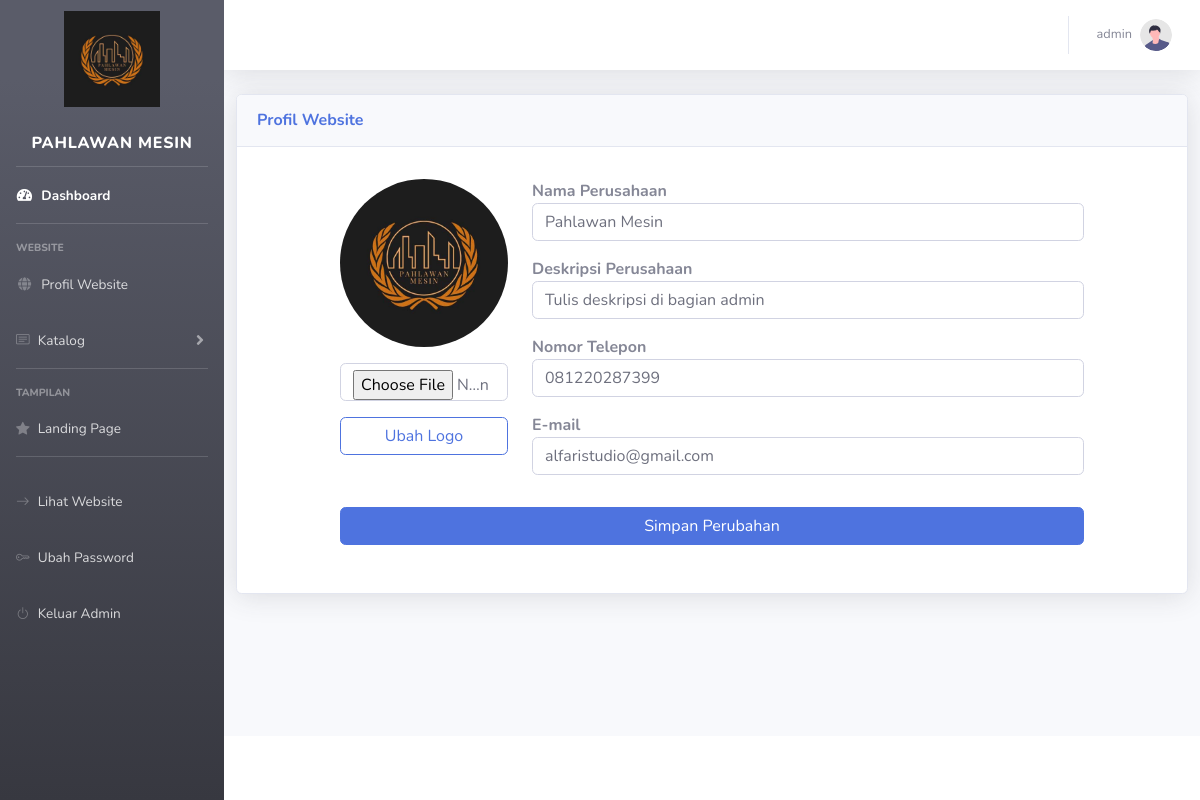
/admin/profile.php (signed in), run on the app's committed database.
### tables this page shows
CREATE TABLE `company` (
  `name` varchar(150) NOT NULL,
  `logo` varchar(100) DEFAULT NULL,
  `c_desc` varchar(1000) DEFAULT NULL,
  `nomor_telepon` bigint(20) NOT NULL,
  `email` varchar(100) DEFAULT NULL,
  `img` varchar(100) DEFAULT NULL,
  PRIMARY KEY (`name`)
);

### company_info.php (called while the page is built, shortened)
<?php
    $about = mysqli_query($conn, "SELECT * FROM company");
    while ($row = mysqli_fetch_array($about)){
        $company_name = $row['name'];
        $company_desc = $row['c_desc'];
        $company_logo = $row['logo'];
        $company_call = $row['nomor_telepon'];
        $company_email = $row['email'];
    }
?>

### admin/profile.php (the view, shortened to what this page needs)
<!DOCTYPE html>
<?php
    include "../config.php";
    include "../company_info.php";
?>
<html lang="en">
<?php
        include "mockup/head.php";
    ?>
<body id="page-top">
    <div id="wrapper">
    <?php
        include "mockup/sidebar.php";
    ?>
        <div id="content-wrapper" class="d-flex flex-column">
            <div id="content">
                <?php
                    include "mockup/navbar.php";
                ?>
                <div class="container-fluid">
                    <div class="row">
                        <div class="card shadow mb-4 w-100">
                                <div class="card-header py-3">
                                    <h6 class="m-0 font-weight-bold text-primary">Profil Website</h6>
                                </div>
                                <div class="card-body align-self-center">
                                <form method="POST" enctype="multipart/form-data">
                                <table class="table table-borderless">
                                <tbody>
                                    <tr>
                                        <td class="w-25">
                                            <div>
                                            <img src="../assets/image/website/logo/<?php echo $company_logo;?>"class="tumbnail w-100 rounded-circle">
                                            </div>
                                            <div class="mt-3">
                                                <input type="file" name="photo" class="form-control">
                                            </div>
                                            <div class="mt-3">
                                                <button name="btnFoto" class="btn btn-outline-primary w-100">Ubah Logo</button>
                                            </div>
                                        </td>
                                        <td class="align-self-center">
                                            <div style="font-weight: bold;">Nama Perusahaan</div>
                                            <div class="input-group flex-nowrap mb-3">
                                                <input type="text" name="companyName" class="form-control" value="<?php echo $company_name;?>" aria-describedby="addon-wrapping">
                                            </div>
                                            <div style="font-weight: bold;">Deskripsi Perusahaan</div>
                                            <div class="input-group flex-nowrap mb-3">
                                                <input type="text" name="companyDesc" class="form-control" value="<?php echo $company_desc?>" aria-describedby="addon-wrapping">
                                            </div>
                                            <div style="font-weight: bold;">Nomor Telepon</div>
                                            <div class="input-group flex-nowrap mb-3">
                                                <input type="text" name="companyCall" class="form-control" value="0<?php echo $company_call;?>" aria-describedby="addon-wrapping">
                                            </div>
                                            <div style="font-weight: bold;">E-mail</div>
                                            <div class="input-group flex-nowrap mb-2">
                                                <input type="email" name="companyEmail" class="form-control" value="<?php echo $company_email?>" aria-describedby="addon-wrapping">
                                            </div>
                                        </td>
                                    </tr>
                                    <tr>
                                        <td colspan="2">
                                            <input type="submit" name="btnSimpan" class="btn btn-primary w-100" value="Simpan Perubahan">
                                        </td>
                                    </tr>
                                </tbody>
                                </table>
                                </form>
                                </div>
                            </div>
                        </div>
                    <div class="row">
                    </div>
                </div>
            </div>
            <footer class="sticky-footer bg-white">
            </footer>
        </div>
    </div>
</body>
</html>

### admin/mockup/sidebar.php (shortened to what this page needs)
<ul class="navbar-nav bg-gradient-dark sidebar sidebar-dark accordion" id="accordionSidebar">
<a class="sidebar-brand d-flex align-items-center justify-content-center mt-5" href="index.php">
    <div class="sidebar-brand-icon rotate-n-0">
        <?php
            if($company_logo){
        ?>
            <img src="../assets/image/website/logo/<?php echo $company_logo;?>" class="w-50">
        <?php
            }
        ?>
        <br><br>
        <div class="sidebar-brand-text"><?php echo $company_name;?></div>
    </div>
</a>
<hr class="sidebar-divider my-0 mt-5">
<li class="nav-item active">
    <a class="nav-link" href="index.php">
        <i class="fas fa-fw fa-tachometer-alt"></i>
        <span>Dashboard</span></a>
</li>
<hr class="sidebar-divider">
<div class="sidebar-heading">
    Website
</div>
<li class="nav-item">
    <a class="nav-link" href="profile.php">
        <i class="fas fa-fw fa-globe"></i>
        <span>Profil Website</span>
    </a>
</li>
<li class="nav-item">
    <a class="nav-link collapsed" href="#" data-toggle="collapse" data-target="#collapseUtilities"
        aria-expanded="true" aria-controls="collapseUtilities">
        <i class="bi bi-card-text"></i>
        <span>Katalog</span>
    </a>
</li>
<hr class="sidebar-divider">
<div class="sidebar-heading">
    Tampilan
</div>
<li class="nav-item">
    <a class="nav-link" href="landing_page.php">
        <i class="bi bi-star-fill"></i>
        <span>Landing Page</span>
    </a>
</li>
<hr class="sidebar-divider">
<li class="nav-item">
    <a class="nav-link" target="_BLANK" href="../index.php">
    <i class="bi bi-arrow-right"></i>
        <span>Lihat Website</span></a>
    <a class="nav-link" href="ubah_password.php">
    <i class="bi bi-key"></i>
        <span>Ubah Password</span></a>
    <a class="nav-link" href="logout.php">
    <i class="bi bi-power"></i>
        <span>Keluar Admin</span></a>
</li>
</ul>

### data on the page
company: logo (placeholder picture), name "PAHLAWAN MESIN", companyName "Pahlawan Mesin", companyDesc "Tulis deskripsi di bagian admin", companyCall "081220287399", companyEmail "alfaristudio@gmail.com"

### other printed values
$_SESSION['user'] "admin"
